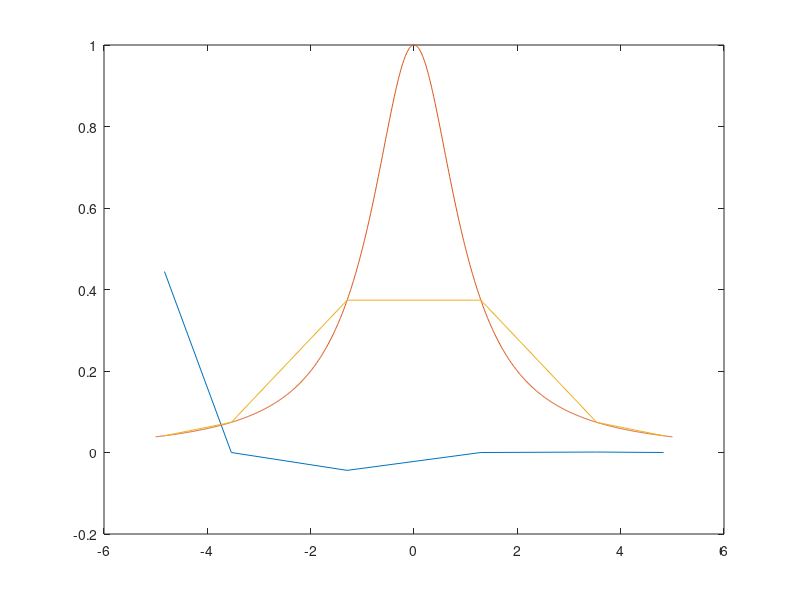
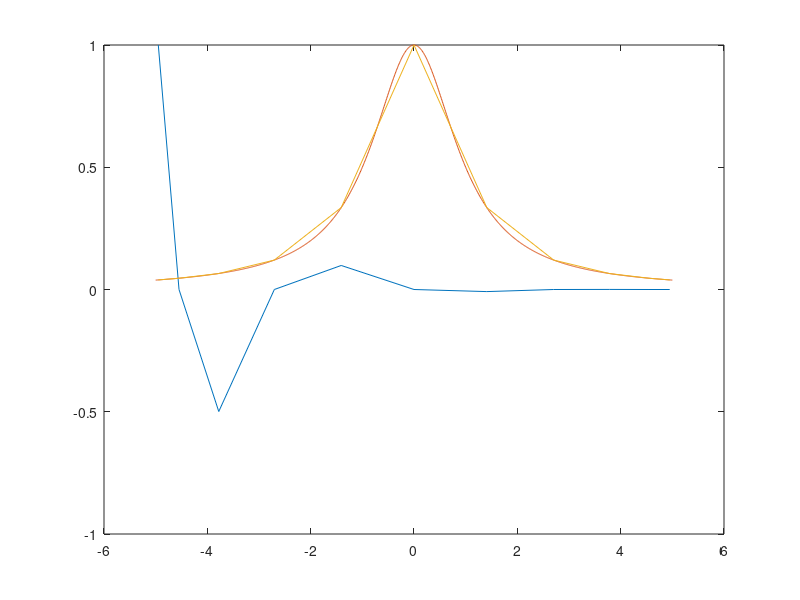
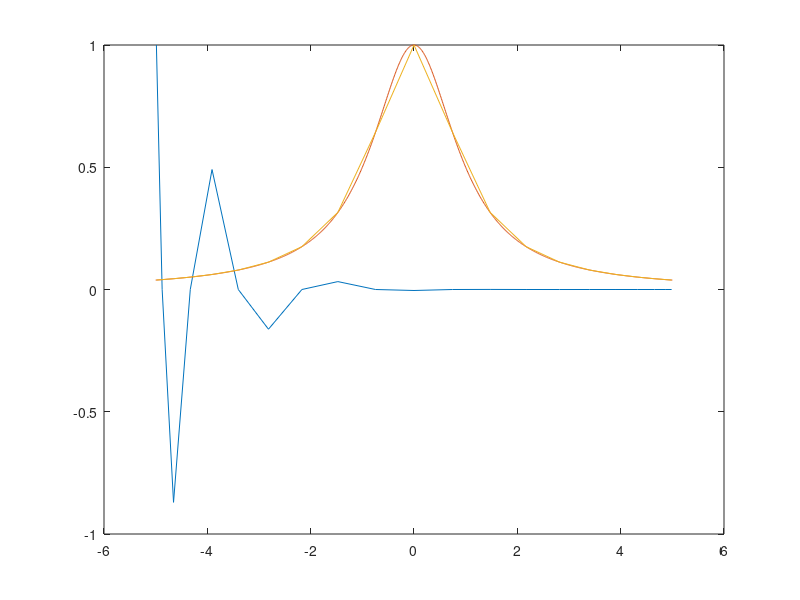

These charts were generated, in order, by the following MATLAB code:
ns=[5,10,20];
for i=1:3
    n=ns(i);
    x=[];
    for j=0:n
        val = 5.*cos((2.*j+1)./(2.*n+2).*pi);
        x=[x val];
    end
    y=1./(1+x.^2);
    soln=0;
    for k=1:length(x)
        a=1;
        b=1;
        for j=1:length(x)
            if j~=k
                a = poly(x(j))/(x(k)-x(j));
                b = conv(b,a);
            end
        end
        soln = soln + b.*y(k);
    end
    figure;
    plot(x,soln);
    hold on;
    x2 = -5:0.01:5;
    y2 = 1./(1+x2.^2);
    plot(x2,y2);
    plot(x,y);
end